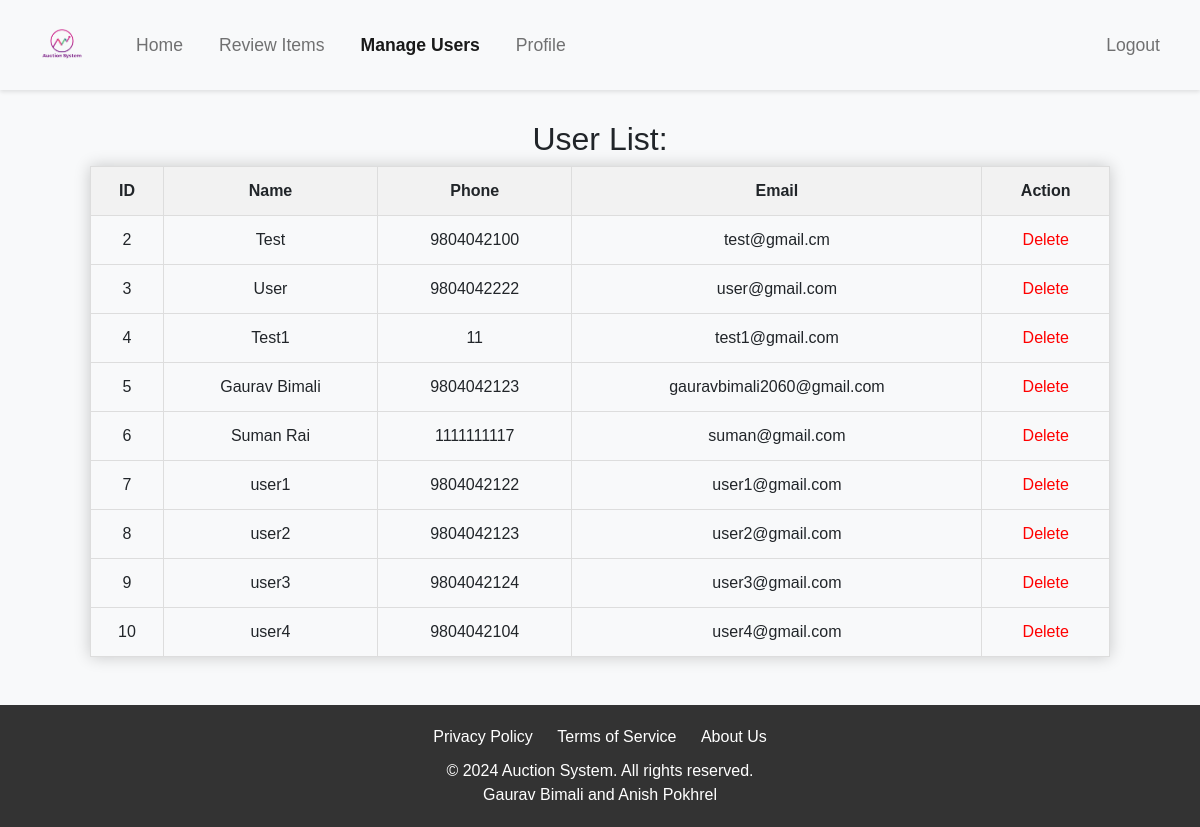
/Auction_System/Admin/manage_users.php, run on the app's committed database.
### tables this page shows
CREATE TABLE `user` (
  `ID` int(11) NOT NULL,
  `name` text NOT NULL,
  `Phone` bigint(100) NOT NULL,
  `Email` varchar(100) NOT NULL,
  `Password` varchar(100) NOT NULL,
  `role` enum('admin','user') DEFAULT 'user',
  `agreed_to_terms` tinyint(1) NOT NULL DEFAULT 0
);

### Auction_System/Admin/manage_users.php (the view, shortened to what this page needs)
<!DOCTYPE html>
<html lang="en">
<head>
</head>
<body>
<?php include 'Admin_Nav.php'; ?>
<br><br>
<?php
require_once "../User/Config.php";
$sql = "SELECT ID, name, Phone, Email FROM user WHERE role != 'admin'";
$result = mysqli_query($link, $sql);
if(mysqli_num_rows($result) > 0){
    echo "<h2>User List:</h2>";
    echo "<table class='user-table'>
            <tr>
                <th>ID</th>
                <th>Name</th>
                <th>Phone</th>
                <th>Email</th>
                <th>Action</th>
            </tr>";
    while($row = mysqli_fetch_assoc($result)){
        echo "<tr>
                <td>" . htmlspecialchars($row['ID']) . "</td>
                <td>" . htmlspecialchars($row['name']) . "</td>
                <td>" . htmlspecialchars($row['Phone']) . "</td>
                <td>" . htmlspecialchars($row['Email']) . "</td>
                <td><a href='#?id=" . htmlspecialchars($row['ID']) . "' onclick='return confirm(\"Are you sure you want to delete this user?\");' class='delete-link'>Delete</a></td>
              </tr>";
    }
    echo "</table>";
} else {
    echo "<p>No users found.</p>";
}
?>
<br> <br>
<?php include 'Admin_footer.php'; ?>
</body>
</html>

### Auction_System/User/Header_style.css (style rules this page uses)
body { font-family: 'Arial', sans-serif; margin: 0; padding: 0; background-color: #f8f9fa; display: flex; flex-direction: column; align-items: center; min-height: 100vh; }

### Auction_System/Admin/manage_users.php (style rules this page uses)
body { font-family: Arial, sans-serif; margin: 20px; border-radius: 15px; }
.user-table { width: 85%; border-collapse: collapse; box-shadow: 0px 0px 15px rgba(0.6, 0.1, 0, 0.2); }
.user-table th, .user-table td { padding: 12px; text-align: left; border: 1px solid #ddd; text-align: center; }
.user-table th { background-color: #f2f2f2; }
.delete-link { color: red; text-decoration: none; }

### data on the page
user: ID "2", name "Test", Phone "9804042100", Email "test@gmail.cm"
user: ID "3", name "User", Phone "9804042222", Email "user@gmail.com"
user: ID "4", name "Test1", Phone "11", Email "test1@gmail.com"
user: ID "5", name "Gaurav Bimali", Phone "9804042123", Email "gauravbimali2060@gmail.com"
user: ID "6", name "Suman Rai", Phone "1111111117", Email "suman@gmail.com"
user: ID "7", name "user1", Phone "9804042122", Email "user1@gmail.com"
user: ID "8", name "user2", Phone "9804042123", Email "user2@gmail.com"
user: ID "9", name "user3", Phone "9804042124", Email "user3@gmail.com"
user: ID "10", name "user4", Phone "9804042104", Email "user4@gmail.com"
